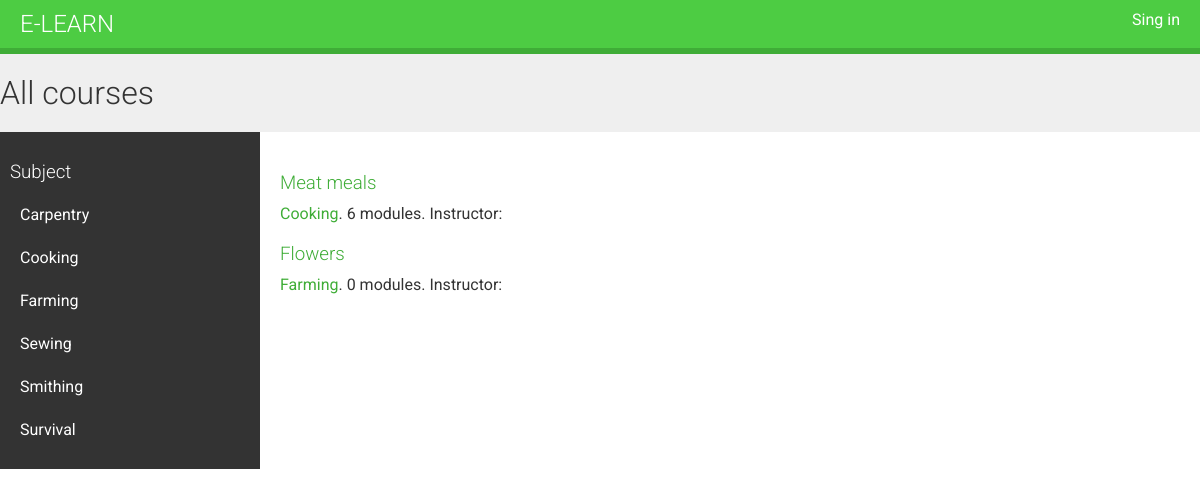
/, run on an earlier commit of the app's database.
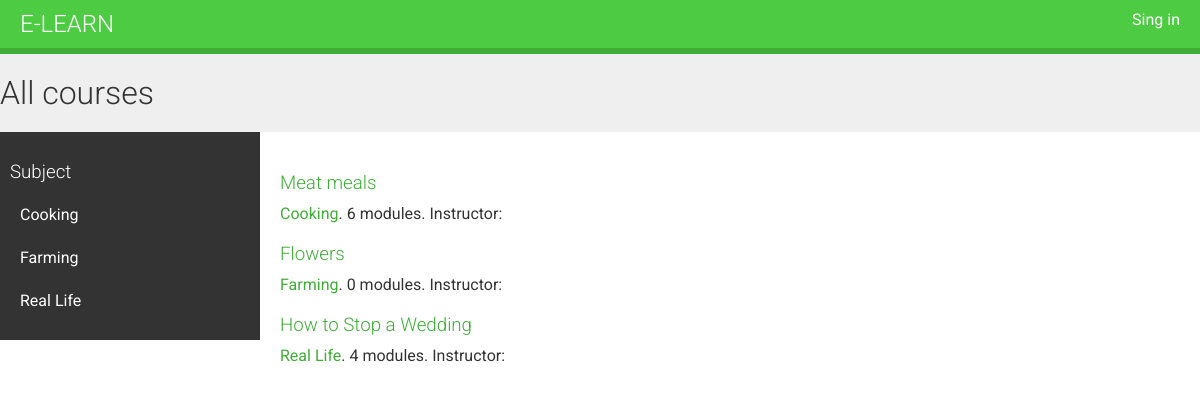
And on a later commit of the database.
### courses/models.py (models this page shows, shortened)
class Subject(models.Model):
    title = models.CharField(max_length=200)
    slug = models.SlugField(max_length=200, unique=True)
    class Meta:
        ordering = ('title', )
    def __str__(self):
        return self.title

class Course(models.Model):
    owner = models.ForeignKey(User, related_name='courses_created')
    subject = models.ForeignKey(Subject, related_name='courses')
    title = models.CharField(max_length=200)
    slug = models.SlugField(max_length=200, unique=True)
    overview = models.TextField()
    created = models.DateTimeField(auto_now_add=True)
    class Meta:
        ordering = ('-created', )
    students = models.ManyToManyField(User, related_name='courses_joined', blank=True)

### courses/views.py (the view)
# urls.py: url(r'^subject/(?P<subject>[\w-]+)/$', views.CourseListView.as_view(), name='course_list_subject'),
class CourseListView(TemplateResponseMixin, View):
    model = Course
    template_name = 'courses/course/list.html'
    def get(self, request, subject=None):
        subjects = Subject.objects.annotate(total_courses=Count('courses'))
        courses = Course.objects.annotate(total_modules=Count('modules'))
        if subject:
            subject = get_object_or_404(Subject, slug=subject)
            courses = courses.filter(subject=subject)
        return self.render_to_response({'subjects': subjects, 'subject': subject, 'courses': courses})

### courses/templates/courses/course/list.html (shortened to what this page needs)
{% extends "base.html" %}
{% block content %}
    <h1>
    {% if subject %}
        {{ subject.title }} courses
    {% else %}
        All courses
    {% endif %}
    </h1>
    <div class="contents">
        <h3>Subject</h3>
        <ul id="modules">
            {% for s in subjects %}
                <li {% if  subject == s%} class="selected" {% endif %} >
                 <a href="{% url "course_list_subject" s.slug%}">{{ s.title }}</a>
                </li>
            {% endfor %}
        </ul>
    </div>
    <div class="module">
        {% for course in courses %}
            {% with subject=course.subject %}
                <h3><a href="{% url "course_detail" course.slug %}">{{ course.title }}</a></h3>
                <p>
                <a href="{% url "course_list_subject" subject.slug %}">{{ subject }}</a>.
                    {{ course.total_modules }} modules.
                    Instructor: {{ course.owner.get_full_name }}
                </p>
            {% endwith %}
        {% endfor %}
    </div>
{% endblock %}

What changed in the data, as far as the page shows it:
removed Subject: title "Carpentry"
removed Subject: title "Sewing"
removed Subject: title "Smithing"
removed Subject: title "Survival"
added Subject: title "Real Life"
added Course: title "How to Stop a Wedding", subject "Real Life", total_modules "4"
